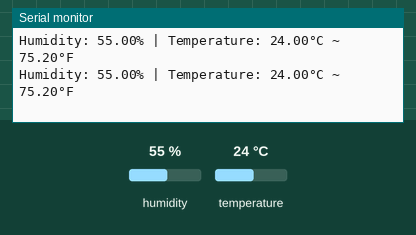
Simulated run of this sketch. Board: Arduino Uno, built with avr-gcc and run on an emulated ATmega328P. Parts: the last lines printed to the serial monitor. The inputs (shaded band) are chosen by the test bench; at power-on: humidity 55 %, temperature 24 °C.

Above: at 4.8 s.
4.9 s: humidity set to 22 %
At 7.5 s:
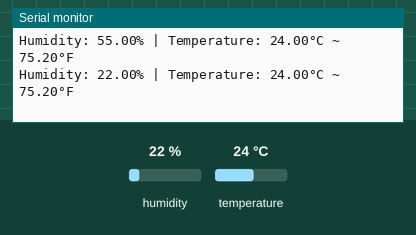
7.9 s: temperature set to 12 °C
At 9.3 s:
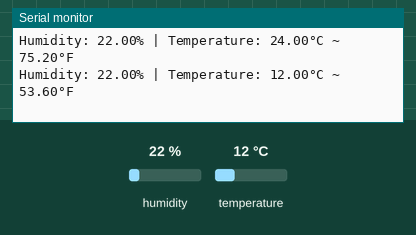
10.9 s: humidity set to 40 %
At 12.8 s:
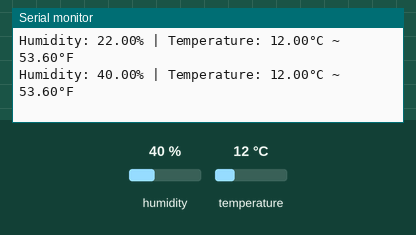
Timing chart, 0 to 14.3 s (numbered marks = the images above; inputs shaded):
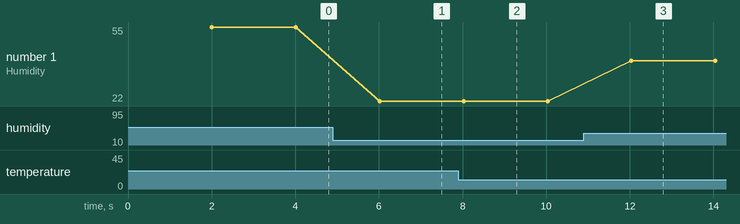

The sketch:

temperatura.ino
```cpp
#include "DHT.h"
#define DHTPIN 8
#define DHTTYPE DHT22

DHT dht(DHTPIN, DHTTYPE);

void setup() {
  Serial.begin(9600);
  dht.begin(); // initialize the sensor
}

void loop() {
  // wait a few seconds between measurements.
  delay(2000);

  // read humidity
  float humi = dht.readHumidity();
  // read temperature as Celsius
  float tempC = dht.readTemperature();
  // read temperature as Fahrenheit
  float tempF = dht.readTemperature(true);

  // check if any reads failed
  if (isnan(humi) || isnan(tempC) || isnan(tempF)) {
    Serial.println("Failed to read from DHT sensor!");
  } else {
    Serial.print("Humidity: ");
    Serial.print(humi);
    Serial.print("%");

    Serial.print(" | ");

    Serial.print("Temperature: ");
    Serial.print(tempC);
    Serial.print("°C ~ ");
    Serial.print(tempF);
    Serial.println("°F");
  }
}
```

Measured:
- after the input at 4.9 s, the serial monitor: prints a new line after 1.1 s (image 1)
- after the input at 7.9 s, the serial monitor: prints a new line after 0.13 s (image 2)
- after the input at 10.9 s, the serial monitor: prints a new line after 1.1 s (image 3)
- plotted number 1: 55 → 22 after the input at 4.9 s, 22 → 40 after the input at 10.9 s
